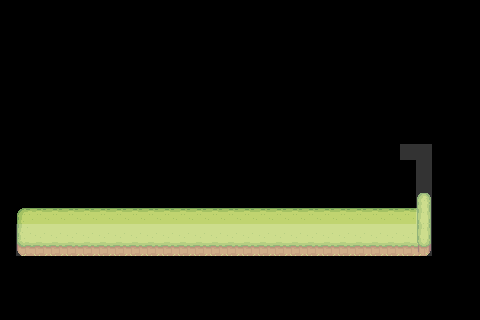

This is a level from a 2D game, rendered from its Tiled map with the project's own tilesets. A one-line summary and the complete map file follow:
An orthogonal 30x20 tile map with 16x16 px tiles, 3 tile layers (background_fixer, main, collision), 2 tilesets.

<map version="1.10" tiledversion="1.11.0" orientation="orthogonal" renderorder="right-down" width="30" height="20" tilewidth="16" tileheight="16" infinite="0" nextlayerid="4" nextobjectid="1">
 <editorsettings>
  <export target="map.json" format="json" />
 </editorsettings>
 <tileset firstgid="1" source="hills.tsx" />
 <tileset firstgid="78" source="collision.tsx" />
 <layer id="3" name="background_fixer" width="30" height="20">
  <data encoding="csv">
0,0,0,0,0,0,0,0,0,0,0,0,0,0,0,0,0,0,0,0,0,0,0,0,0,0,0,0,0,0,
0,0,0,0,0,0,0,0,0,0,0,0,0,0,0,0,0,0,0,0,0,0,0,0,0,0,0,0,0,0,
0,0,0,0,0,0,0,0,0,0,0,0,0,0,0,0,0,0,0,0,0,0,0,0,0,0,0,0,0,0,
0,0,0,0,0,0,0,0,0,0,0,0,0,0,0,0,0,0,0,0,0,0,0,0,0,0,0,0,0,0,
0,0,0,0,0,0,0,0,0,0,0,0,0,0,0,0,0,0,0,0,0,0,0,0,0,0,0,0,0,0,
0,0,0,0,0,0,0,0,0,0,0,0,0,0,0,0,0,0,0,0,0,0,0,0,0,0,0,0,0,0,
0,0,0,0,0,0,0,0,0,0,0,0,0,0,0,0,0,0,0,0,0,0,0,0,0,0,0,0,0,0,
0,0,0,0,0,0,0,0,0,0,0,0,0,0,0,0,0,0,0,0,0,0,0,0,0,0,0,0,0,0,
0,0,0,0,0,0,0,0,0,0,0,0,0,0,0,0,0,0,0,0,0,0,0,0,0,0,0,0,0,0,
0,0,0,0,0,0,0,0,0,0,0,0,0,0,0,0,0,0,0,0,0,0,0,0,0,0,0,0,0,0,
0,0,0,0,0,0,0,0,0,0,0,0,0,0,0,0,0,0,0,0,0,0,0,0,0,0,0,0,0,0,
0,0,0,0,0,0,0,0,0,0,0,0,0,0,0,0,0,0,0,0,0,0,0,0,0,0,0,0,0,0,
0,0,0,0,0,0,0,0,0,0,0,0,0,0,0,0,0,0,0,0,0,0,0,0,0,0,0,0,0,0,
0,0,0,0,0,0,0,0,0,0,0,0,0,0,0,0,0,0,0,0,0,0,0,0,0,0,3,0,0,0,
0,0,0,0,0,0,0,0,0,0,0,0,0,0,0,0,0,0,0,0,0,0,0,0,0,0,14,0,0,0,
0,0,0,0,0,0,0,0,0,0,0,0,0,0,0,0,0,0,0,0,0,0,0,0,0,0,25,0,0,0,
0,0,0,0,0,0,0,0,0,0,0,0,0,0,0,0,0,0,0,0,0,0,0,0,0,0,0,0,0,0,
0,0,0,0,0,0,0,0,0,0,0,0,0,0,0,0,0,0,0,0,0,0,0,0,0,0,0,0,0,0,
0,0,0,0,0,0,0,0,0,0,0,0,0,0,0,0,0,0,0,0,0,0,0,0,0,0,0,0,0,0,
0,0,0,0,0,0,0,0,0,0,0,0,0,0,0,0,0,0,0,0,0,0,0,0,0,0,0,0,0,0
</data>
 </layer>
 <layer id="1" name="main" width="30" height="20">
  <data encoding="csv">
0,0,0,0,0,0,0,0,0,0,0,0,0,0,0,0,0,0,0,0,0,0,0,0,0,0,0,0,0,0,
0,0,0,0,0,0,0,0,0,0,0,0,0,0,0,0,0,0,0,0,0,0,0,0,0,0,0,0,0,0,
0,0,0,0,0,0,0,0,0,0,0,0,0,0,0,0,0,0,0,0,0,0,0,0,0,0,0,0,0,0,
0,0,0,0,0,0,0,0,0,0,0,0,0,0,0,0,0,0,0,0,0,0,0,0,0,0,0,0,0,0,
0,0,0,0,0,0,0,0,0,0,0,0,0,0,0,0,0,0,0,0,0,0,0,0,0,0,0,0,0,0,
0,0,0,0,0,0,0,0,0,0,0,0,0,0,0,0,0,0,0,0,0,0,0,0,0,0,0,0,0,0,
0,0,0,0,0,0,0,0,0,0,0,0,0,0,0,0,0,0,0,0,0,0,0,0,0,0,0,0,0,0,
0,0,0,0,0,0,0,0,0,0,0,0,0,0,0,0,0,0,0,0,0,0,0,0,0,0,0,0,0,0,
0,0,0,0,0,0,0,0,0,0,0,0,0,0,0,0,0,0,0,0,0,0,0,0,0,0,0,0,0,0,
0,0,0,0,0,0,0,0,0,0,0,0,0,0,0,0,0,0,0,0,0,0,0,0,0,0,0,0,0,0,
0,0,0,0,0,0,0,0,0,0,0,0,0,0,0,0,0,0,0,0,0,0,0,0,0,0,0,0,0,0,
0,0,0,0,0,0,0,0,0,0,0,0,0,0,0,0,0,0,0,0,0,0,0,0,0,0,0,0,0,0,
0,0,0,0,0,0,0,0,0,0,0,0,0,0,0,0,0,0,0,0,0,0,0,0,0,0,4,0,0,0,
0,1,2,2,2,2,2,2,2,2,2,2,2,2,2,2,2,2,2,2,2,2,2,2,2,2,15,0,0,0,
0,12,13,13,13,13,13,13,13,13,13,13,13,13,13,13,13,13,13,13,13,13,13,13,13,13,15,0,0,0,
0,23,24,24,24,24,24,24,24,24,24,24,24,24,24,24,24,24,24,24,24,24,24,24,24,24,26,0,0,0,
0,0,0,0,0,0,0,0,0,0,0,0,0,0,0,0,0,0,0,0,0,0,0,0,0,0,0,0,0,0,
0,0,0,0,0,0,0,0,0,0,0,0,0,0,0,0,0,0,0,0,0,0,0,0,0,0,0,0,0,0,
0,0,0,0,0,0,0,0,0,0,0,0,0,0,0,0,0,0,0,0,0,0,0,0,0,0,0,0,0,0,
0,0,0,0,0,0,0,0,0,0,0,0,0,0,0,0,0,0,0,0,0,0,0,0,0,0,0,0,0,0
</data>
 </layer>
 <layer id="2" name="collision" width="30" height="20">
  <data encoding="csv">
0,0,0,0,0,0,0,0,0,0,0,0,0,0,0,0,0,0,0,0,0,0,0,0,0,0,0,0,0,0,
0,0,0,0,0,0,0,0,0,0,0,0,0,0,0,0,0,0,0,0,0,0,0,0,0,0,0,0,0,0,
0,0,0,0,0,0,0,0,0,0,0,0,0,0,0,0,0,0,0,0,0,0,0,0,0,0,0,0,0,0,
0,0,0,0,0,0,0,0,0,0,0,0,0,0,0,0,0,0,0,0,0,0,0,0,0,0,0,0,0,0,
0,0,0,0,0,0,0,0,0,0,0,0,0,0,0,0,0,0,0,0,0,0,0,0,0,0,0,0,0,0,
0,0,0,0,0,0,0,0,0,0,0,0,0,0,0,0,0,0,0,0,0,0,0,0,0,0,0,0,0,0,
0,0,0,0,0,0,0,0,0,0,0,0,0,0,0,0,0,0,0,0,0,0,0,0,0,0,0,0,0,0,
0,0,0,0,0,0,0,0,0,0,0,0,0,0,0,0,0,0,0,0,0,0,0,0,0,0,0,0,0,0,
0,0,0,0,0,0,0,0,0,0,0,0,0,0,0,0,0,0,0,0,0,0,0,0,0,0,0,0,0,0,
0,0,0,0,0,0,0,0,0,0,0,0,0,0,0,0,0,0,0,0,0,0,0,0,0,78,78,0,0,0,
0,0,0,0,0,0,0,0,0,0,0,0,0,0,0,0,0,0,0,0,0,0,0,0,0,0,78,0,0,0,
0,0,0,0,0,0,0,0,0,0,0,0,0,0,0,0,0,0,0,0,0,0,0,0,0,0,78,0,0,0,
0,0,0,0,0,0,0,0,0,0,0,0,0,0,0,0,0,0,0,0,0,0,0,0,0,0,78,0,0,0,
0,0,0,0,0,0,0,0,0,0,0,0,0,0,0,0,0,0,0,0,0,0,0,0,0,0,78,0,0,0,
0,78,78,78,78,78,78,78,78,78,78,78,78,78,78,78,78,78,78,78,78,78,78,78,78,78,78,0,0,0,
0,78,78,78,78,78,78,78,78,78,78,78,78,78,78,78,78,78,78,78,78,78,78,78,78,78,78,0,0,0,
0,0,0,0,0,0,0,0,0,0,0,0,0,0,0,0,0,0,0,0,0,0,0,0,0,0,0,0,0,0,
0,0,0,0,0,0,0,0,0,0,0,0,0,0,0,0,0,0,0,0,0,0,0,0,0,0,0,0,0,0,
0,0,0,0,0,0,0,0,0,0,0,0,0,0,0,0,0,0,0,0,0,0,0,0,0,0,0,0,0,0,
0,0,0,0,0,0,0,0,0,0,0,0,0,0,0,0,0,0,0,0,0,0,0,0,0,0,0,0,0,0
</data>
 </layer>
</map>
